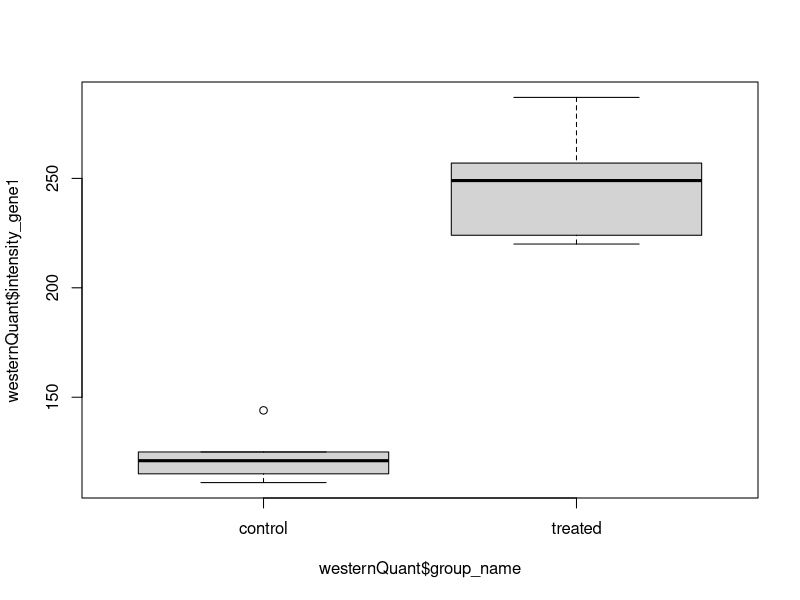
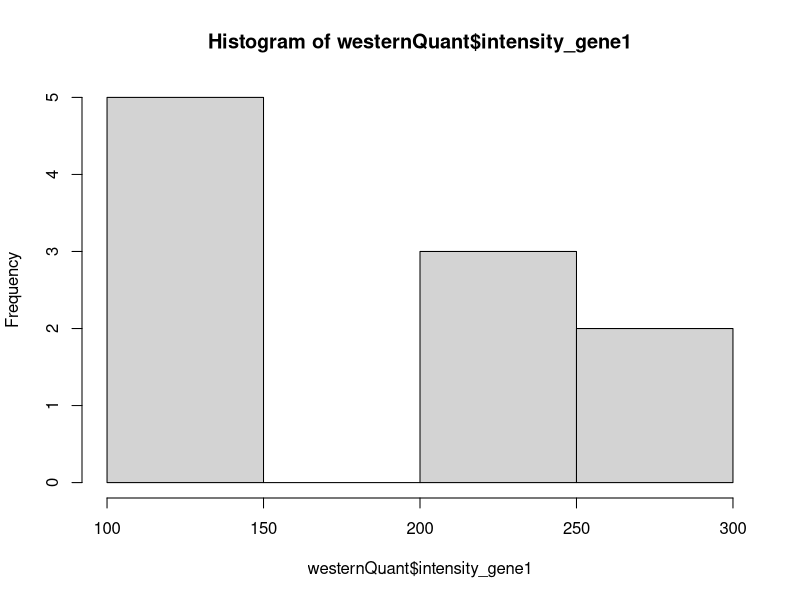
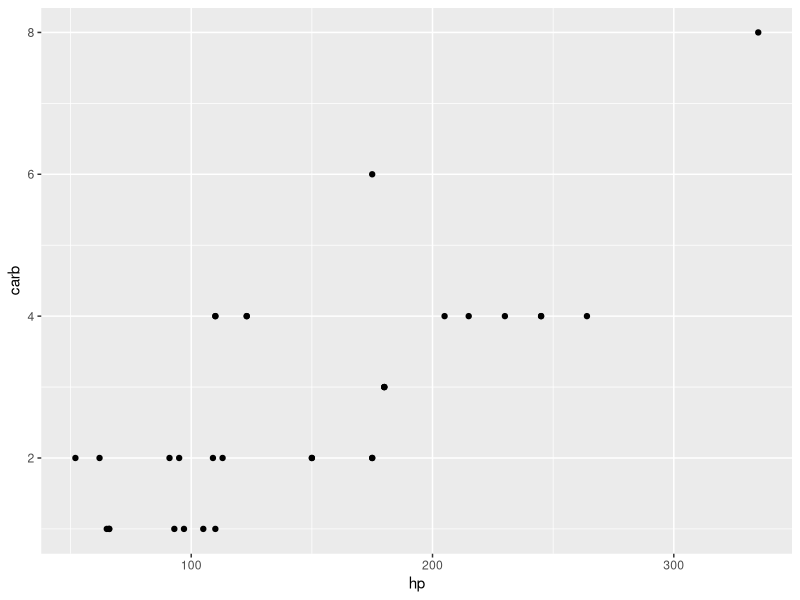
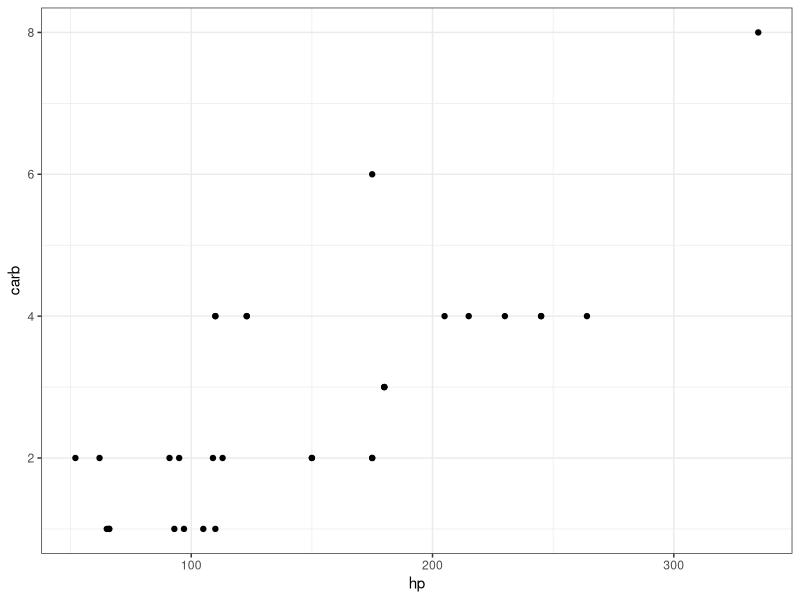
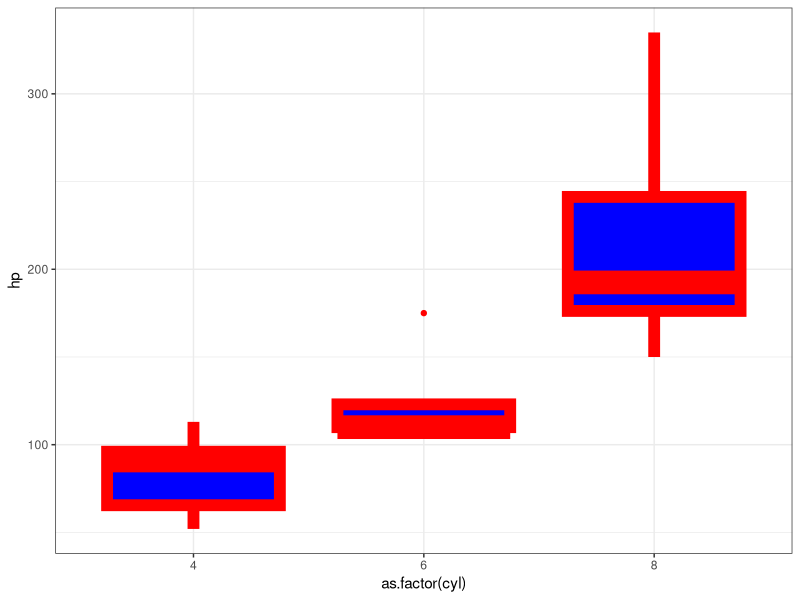
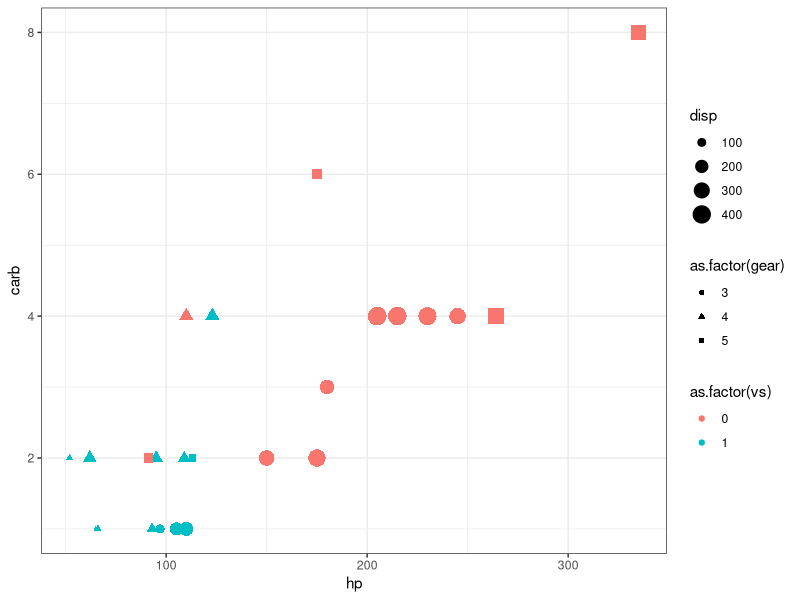
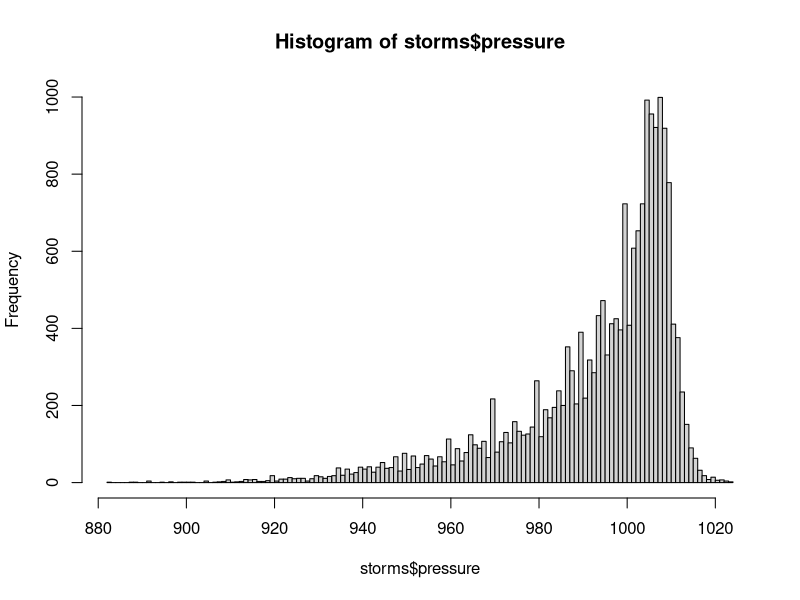
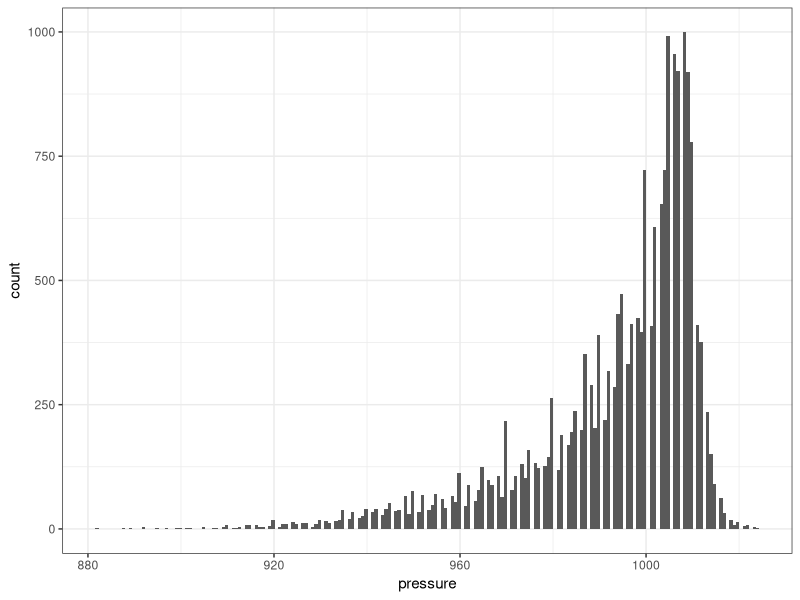

The R source for these figures, in order:
## ---- chunk 1
my_name <- "Matt"
my_name = "Matt"
## ---- chunk 2
class(my_name)
## ---- chunk 3
count <- 10

class(count)
## ---- chunk 4
bool1 <- TRUE

bool2 <- FALSE

class(bool1)

class(bool2)
## ---- chunk 5
months <- c("Dec", "Apr", "Jan", "Mar")
## ---- chunk 6
months <- c("Dec", "Apr", "Jan", "Mar")

sort(months)

months_factor <- factor(months, levels = c("Jan", "Mar", "Apr", "Dec"))

sort(months_factor)
## ---- chunk 7
numbers <- c(1,2,3,4,5)

min(numbers)

max(numbers)

sum(numbers)

mean(numbers)
## ---- chunk 8
help(min)

help(max)

help(sum)

help(mean)
## ---- chunk 9
v1 <- "1"

v2 <- "10"

as.numeric(v1) + as.numeric(v2)

days <- c("Monday", "Tuesday", "Thursday", "Wednesday", "Friday")

sort(days)

days_f <- factor(days, levels = c("Monday", "Tuesday", "Wednesday", "Thursday", "Friday"))

sort(days_f)
## ---- chunk 10
westernQuant <- read.delim("westernQuant.txt", header = TRUE)

westernQuant
## ---- chunk 11
class(westernQuant)
## ---- chunk 12
westernQuant$group_name
## ---- chunk 13
# first row, first column (just one element)
westernQuant[1, 1]

# First row, all columns
westernQuant[1, ]

# First column, all rows
westernQuant[, 1]

# First 5 rows, all columns
westernQuant[c(1:5), ]
## ---- chunk 14
head(westernQuant)

tail(westernQuant)
## ---- chunk 15
summary(westernQuant)
## ---- chunk 16
min(westernQuant$intensity_gene1)

max(westernQuant$intensity_gene1)

mean(westernQuant$intensity_gene1)
## ---- chunk 17
min(westernQuant$intensity_gene2)

max(westernQuant$intensity_gene2)

mean(westernQuant$intensity_gene2)

min(westernQuant$intensity_gene2, na.rm = TRUE)

max(westernQuant$intensity_gene2, na.rm = TRUE)

mean(westernQuant$intensity_gene2, na.rm = TRUE)
## ---- chunk 18
boxplot(westernQuant$intensity_gene1 ~ westernQuant$group_name, data = westernQuant)
## ---- chunk 19
hist(westernQuant$intensity_gene1)
## ---- chunk 20

## ---- chunk 21

## ---- chunk 22

## ---- chunk 23

## ---- chunk 24
#install.packages("tidyverse")

library(tidyverse)

# Backup plan if you run into lots of errors there...

#install.packages(c("dplyr", "ggplot2"))

library(dplyr)

library(ggplot2)
## ---- chunk 25
westernQuant <- westernQuant%>%
  mutate(intensity_gene1_log = log2(intensity_gene1))
westernQuant
## ---- chunk 26
westernQuant%>%
  select(intensity_gene1, group_name)
## ---- chunk 27
westernQuant %>% 
  rename(Group = group_name)
## ---- chunk 28
arranged1 <- westernQuant %>%
  arrange(intensity_gene1)
  
head(arranged1)

tail(arranged1)

arranged2 <- westernQuant %>%
  arrange(-intensity_gene1)

head(arranged2)

tail(arranged2)
## ---- chunk 29
westernQuant %>%
  group_by(group_name) %>%
  summarize(mean_intensity = mean(intensity_gene1))
## ---- chunk 30
# wide data
temperatures <- read.delim("weather.txt", header = TRUE)
temperatures

# long data

#pivot_longer() "lengthens" data, increasing the number of rows and decreasing the number of columns. 
long_data <-
  temperatures %>%
  pivot_longer(cols = c("Jan", "Feb", "Mar", "Apr", "May", "Jun", "Jul", "Aug", "Sep", "Oct", "Nov", "Dec"),
               names_to = "months",
               values_to = "count")

# Make it wider
wide_again <-
  long_data %>%
  pivot_wider(names_from = "months",
              values_from = "count")

wide_again
## ---- chunk 31



## ---- chunk 32
write.table(wide_again,
            file = "exampleOutput.txt",
            quote = FALSE,
            sep = "\t",
            row.names = FALSE)

write_tsv(wide_again,
          file = "exampleOutputAlso.txt")
## ---- chunk 33

## ---- chunk 34

## ---- chunk 35

## ---- chunk 36

## ---- chunk 37

## ---- chunk 38

## ---- chunk 39

## ---- chunk 40

## ---- chunk 41

## ---- chunk 42

## ---- chunk 43

## ---- chunk 44

## ---- chunk 45

## ---- chunk 46

## ---- chunk 47

## ---- chunk 48

## ---- chunk 49
ggplot(mtcars,
       aes(x = hp,
           y = carb)) +
  geom_point()

# Set the overall look of the plot - I like the white background better than gray
theme_set(theme_bw())
theme_update(plot.title = element_text(hjust = 0.5))

ggplot(mtcars,
       aes(x = hp,
           y = carb)) +
  geom_point() +
  theme_bw()
## ---- chunk 50
mtcars %>%
  ggplot(aes(x = as.factor(cyl),
             y = hp)) +
  geom_boxplot(color = "red",
               fill = "blue",
               size = 4)

ggplot(mtcars,
       aes(x = hp,
           y = carb,
           color = as.factor(vs),
           shape = as.factor(gear),
           size = disp)) +
  geom_point()
## ---- chunk 51
hist(storms$pressure, n = 200)

ggplot(storms,
       aes(x = pressure)) +
  geom_histogram(bins = 200)
## ---- chunk 52
mtcars %>%
  rownames_to_column("car_make") %>%
  mutate(car_make = str_remove(car_make," .+")) %>%
  ggplot(aes(x = car_make, y = hp)) +
  geom_col(color = "red") +
  theme(axis.text.x = element_text(angle = 90, hjust = 1)) +
  ggtitle("this is a title") +
  theme_update(plot.title = element_text(hjust = 0.5))

mtcars %>%
  rownames_to_column("car_make") %>%
  ggplot(aes(y = car_make, x = hp)) +
  geom_col()
## ---- chunk 53
ggplot(mtcars) +
  geom_point(aes(x = hp, y = disp)) +
  labs(x = "X label goes here",
       y = "Y label goes here",
       title = "This is a title",
       subtitle = "Subtitle!",
       caption = "Cannon et al, 2034!",
       tag = "A")
## ---- chunk 54
ggplot(storms,
       aes(x = pressure,
           fill = category)) +
  # alpha sets transparency - 0 is clear, 1 is opaque
  geom_density(alpha = 0.5) +
  # The brewer color palettes are pretty, and "Set2" is color-blind friendly
  scale_color_brewer(palette = "Set2") +
  theme(legend.position = c(0.2, 0.9),
        legend.direction = "horizontal",
        legend.key.width = unit(2, "cm"),
        legend.title = element_text(face = "bold"),
        strip.background = element_rect(color = "white", fill = "white"),
        strip.text.x = element_text(size = 30, face = "bold"),
        panel.grid.major = element_blank(),
        panel.grid.minor = element_blank(),
        panel.border = element_blank(),
        axis.line.x = element_line(color = "black"),
        axis.text.y = element_blank(),
        axis.ticks.y = element_blank())
## ---- chunk 55
ggsave("examplePlot.png",
       width = 10,
       height = 8)

plot_in_variable <-
  ggplot(dplyr::storms,
         aes(x = pressure)) +
  geom_histogram(bins = 100) +
  facet_wrap(~ category)

# ggsave will get the plot size from how big your "plot" windows is in the right pane if you don't specify it!!!!!
ggsave("anotherExamplePlot.png",
       plot = plot_in_variable)
## ---- chunk 56

## ---- chunk 57

## ---- chunk 58

## ---- chunk 59

